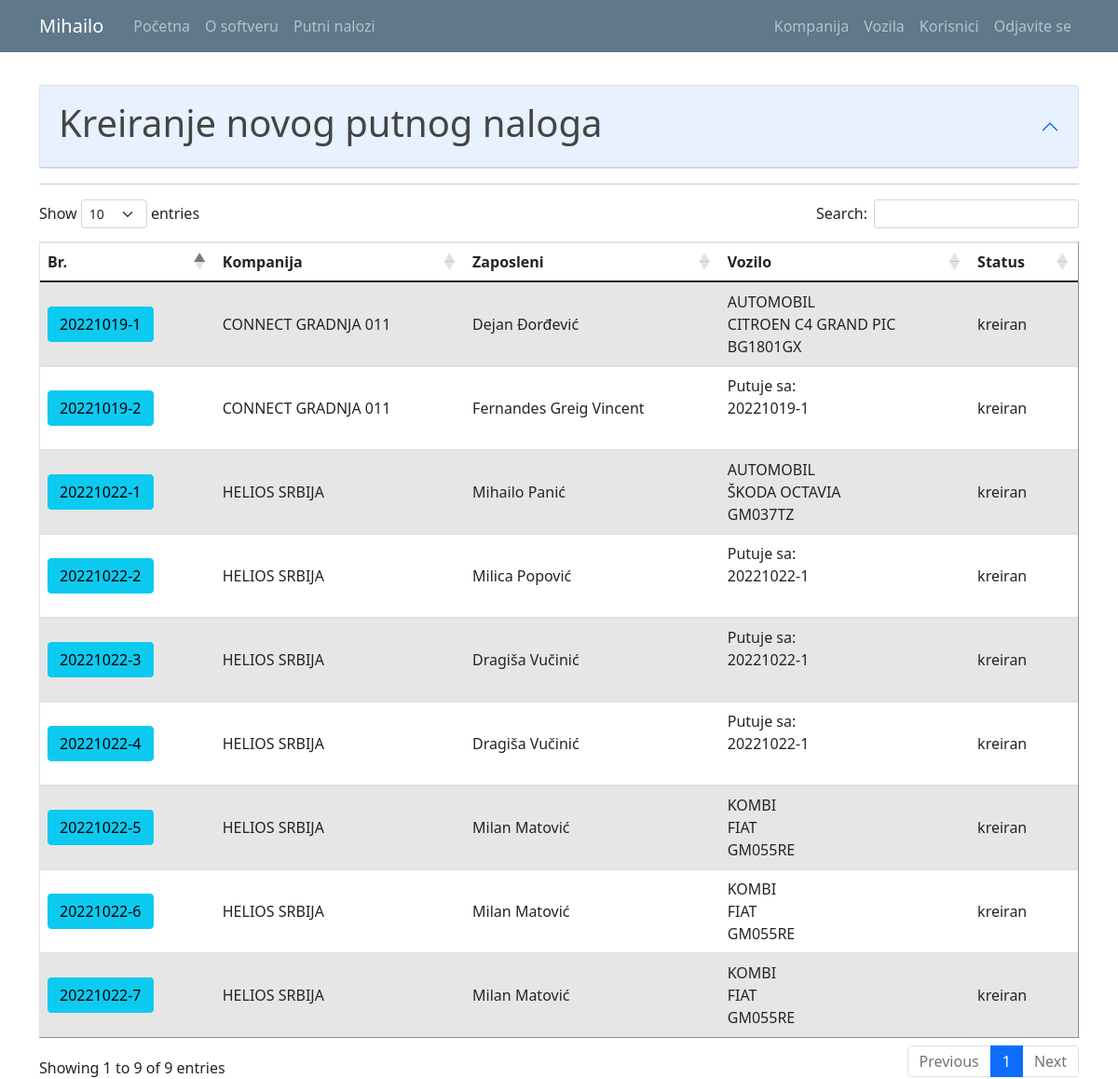
Page /travel_warrant_list (signed in) on the committed database.
### putninalozi/models.py (models this page shows, shortened)
class User(db.Model, UserMixin):
    id = db.Column(db.Integer, primary_key=True)
    email = db.Column(db.String(120), unique=True, nullable=False)
    password = db.Column(db.String(60), nullable = False)
    name = db.Column(db.String(20), unique=False, nullable=False)
    surname = db.Column(db.String(20), unique=False, nullable=False)
    gender = db.Column(db.String(1)) #(0, "srednji"), (1, "muški"), (2, "ženski")
    workplace = db.Column(db.String(20), unique=False, nullable=False)
    authorization = db.Column(db.String(10), nullable = False) # ovde treba da budu tipovi korisnika: S_admin, C_admin, C_user
    company_id = db.Column(db.Integer, db.ForeignKey('company.id'), nullable=True)
    default_vehicle = db.Column(db.Integer) #kod radnika koji imaju svoj auto, da bude podrazumevana vrednost id tog vozila
    travelwarrants = db.relationship('TravelWarrant', backref='travelwarrant_user', lazy=True)

class TravelWarrant(db.Model):
    travel_warrant_id = db.Column(db.Integer, primary_key=True)
    travel_warrant_number = db.Column(db.String(50), nullable=False)
    user_id = db.Column(db.Integer, db.ForeignKey('user.id'), nullable=False)
    with_task = db.Column(db.String(50), nullable=False)
    company_id = db.Column(db.Integer, db.ForeignKey('company.id'), nullable=False)
    abroad_contry = db.Column(db.String(50), nullable=True)
    relation = db.Column(db.String(150), nullable=False)
    start_datetime = db.Column(db.DateTime, nullable=True)
    end_datetime = db.Column(db.DateTime, nullable=True)
    vehicle_id = db.Column(db.Integer, db.ForeignKey('vehicle.id'), nullable=True)
    together_with = db.Column(db.String(50), nullable=True)
    personal_type = db.Column(db.String(50), nullable=True)
    personal_brand = db.Column(db.String(50), nullable=True)
    personal_registration = db.Column(db.String(12), nullable=True)
    other = db.Column(db.String(50), nullable=True) #avion, bus, taksi...
    advance_payment = db.Column(db.Integer, nullable=True)
    advance_payment_currency = db.Column(db.String(5), nullable=False)
    daily_wage = db.Column(db.Integer, nullable=False)
    daily_wage_currency = db.Column(db.String(5), nullable=False)
    costs_pays = db.Column(db.String(50), nullable=False)
    km_start = db.Column(db.Integer, nullable=True)
    km_end = db.Column(db.Integer, nullable=True)
    status = db.Column(db.String(15), nullable=False)
    file_name = db.Column(db.String(100), nullable=True) #za PDF fajl
    text_form = db.Column(db.String(1000), nullable=True) #za tekst forme iz pdf fajla
    expenses = db.relationship('TravelWarrantExpenses', backref='trawelwarrantexpenses_travelwarrant', lazy=True)

class Company(db.Model):
    id = db.Column(db.Integer, primary_key=True)
    companyname = db.Column(db.String(20), unique=True, nullable=False)
    company_address = db.Column(db.String(20), unique=False, nullable=False)
    company_address_number = db.Column(db.String(5), nullable=False)
    company_zip_code = db.Column(db.Integer, nullable=False)
    company_city = db.Column(db.String(20), unique=False, nullable=False)
    company_state = db.Column(db.String(20), unique=False, nullable=False)
    company_pib = db.Column(db.Integer, nullable=False)
    company_mb = db.Column(db.Integer, nullable=False)
    company_site = db.Column(db.String(20), unique=True, nullable=False) #vidi imali neki model tipa db.Link()
    company_mail = db.Column(db.String(120), unique=True, nullable=False)
    company_phone = db.Column(db.Integer, nullable=False)
    company_logo = db.Column(db.String(60), nullable=False)
    cashier_email = db.Column(db.String(120), unique=True, nullable=False) #mejl blagajnika koji će se koristiti kada se zatvrori nalog da pošalje pdf sa preračunatim računima i potrebnoj uplati
    CEO = db.Column(db.String(120), nullable=False) #ime i prezime direkora (osobe) koji odobrava putovanje, akontaciju ...
    users = db.relationship('User', backref='user_company', lazy=True)
    vehicles = db.relationship('Vehicle', backref='vehicle_company', lazy=True)
    travelwarrants = db.relationship('TravelWarrant', backref='travelwarrant_company', lazy=True)

class Vehicle(db.Model):
    id = db.Column(db.Integer, primary_key=True)
    vehicle_type = db.Column(db.String(10), nullable = False)
    vehicle_brand = db.Column(db.String(10), nullable = False)
    vehicle_registration = db.Column(db.String(12), nullable = False)
    company_id = db.Column(db.Integer, db.ForeignKey('company.id'), nullable=False)
    travelwarrants = db.relationship('TravelWarrant', backref='travelwarrant_vehicle', lazy=True)

### putninalozi/travel_warrants/routes.py (the view)
@travel_warrants.route("/travel_warrant_list", methods=['GET', 'POST'])
def travel_warrant_list():
    if not current_user.is_authenticated:
        flash('Da bi ste pristupili ovoj stranici treba da budete ulogovani.', 'danger')
        return redirect(url_for('users.login'))
    warrants = TravelWarrant.query.all()
    form = PreCreateTravelWarrantForm()
    form.user_id.choices = [(0, '----------')] + [(u.id, u.name+ " " + u.surname) for u in db.session.query(User.id,User.name,User.surname).filter_by(company_id=current_user.user_company.id).order_by('name').all()]
    if form.validate_on_submit():
        korisnik_id = form.user_id.data
        datum = form.start_datetime.data
        return redirect(url_for('travel_warrants.register_tw',korisnik_id=korisnik_id, datum=datum))
    return render_template('travel_warrant_list.html', title='Travel Warrants', warrants=warrants, form=form)

### putninalozi/travel_warrants/forms.py
class PreCreateTravelWarrantForm(FlaskForm):
    user_id = SelectField('Zaposleni:', validators=[DataRequired()], choices=[]) #[(u.id, u.name+" " + u.surname) for u in db.session.query(User.id,User.name,User.surname).all()]) #umesto users: db.session.query(User.id,User.name,User.surname).all()
    start_datetime = DateTimeField('Polazno vreme: ', format='%Y-%m-%dT%H:%M', validators=[DataRequired()])
    submit = SubmitField('Dalje')

### putninalozi/models.py (called while the page is built)
@login_manager.user_loader
def load_user(user_id):
    return User.query.get(int(user_id))

### putninalozi/templates/travel_warrant_list.html (shortened to what this page needs)
{% extends "layout.html" %}
{% block content %}
{% if current_user.authorization != 'c_user' %}
<form method="POST" action="">
  {{ form.hidden_tag() }}
  <div id="accordionZero">
    <br>
    <div class="accordion" id="accordionZero">
      <div class="accordion-item">
        <div class="accordion-header" id="headingZero">
          <button type="button" class="accordion-button" data-toggle="collapse" data-target="#collapseZero" aria-expanded="false" aria-controls="collapseZero">
            <h1>Kreiranje novog putnog naloga</h1>
          </button>
        </div>
      </div>
    </div>
  </div>
{% endif %}
<hr>
<table id="data" border="1" class="table table-striped">
  {% if current_user.authorization == 's_admin' %}
    <thead>
      <tr id="header">
        <th>Br.</th>
        <th>Kompanija</th>
        <th>Zaposleni</th>
        <th>Vozilo</th>
        <th>Status</th>
      </tr>
    </thead>
    <tbody>
      {% for warrant in warrants %}
        <tr>
          <td class="align-middle"> <a class="mr-2 btn btn-info" href="{{ url_for('travel_warrants.travel_warrant_profile', warrant_id=warrant.travel_warrant_id) }}" role="button" title="Uredi Putni Nalog"> {{ warrant.travel_warrant_number }} </a> </td>
          <td class="align-middle"> {{ warrant.travelwarrant_company.companyname }} </td>
          <td class="align-middle"> {{ warrant.travelwarrant_user.name }} {{ warrant.travelwarrant_user.surname }} </td>
          <td class="align-middle"> {% if warrant.together_with %} Putuje sa: <br> {{warrant.together_with}} {% endif %} {{ warrant.other }} {{ warrant.personal_type }} {{ warrant.travelwarrant_vehicle.vehicle_type }} <br> {{warrant.travelwarrant_vehicle.vehicle_brand}} <br> {{warrant.travelwarrant_vehicle.vehicle_registration}} </td>
          <td class="align-middle"> {{ warrant.status }} </td>
        </tr>
      {% endfor %}
    </tbody>
  {% endif %}
</table>
</form>
{% endblock content%}

### putninalozi/templates/layout.html (shortened to what this page needs)
<!doctype html>
<html lang="en">
  <head>
    <link rel="stylesheet" href="https://cdn.jsdelivr.net/npm/bootstrap@4.3.1/dist/css/bootstrap.min.css">
    <link rel="stylesheet" type="text/css" href="{{ url_for('static', filename='main.css') }}">
    <link href="https://cdn.jsdelivr.net/npm/bootstrap@5.0.1/dist/css/bootstrap.min.css" rel="stylesheet">
    <link rel="stylesheet" type="text/css" href="https://cdn.datatables.net/1.10.25/css/dataTables.bootstrap5.css">
  </head>
  <body>
    <header class="site-header">
      <nav class="navbar navbar-expand-md navbar-dark bg-steel fixed-top">
        <div class="container">
          <a class="navbar-brand mr-4" href="/">{{ current_user.name }}</a>
          <div class="collapse navbar-collapse" id="navbarToggle">
            <div class="navbar-nav mr-auto">
              {% if current_user.is_authenticated %}
                <a class="nav-item nav-link" href="{{ url_for('main.home') }}">Početna</a>
                <a class="nav-item nav-link" href="{{ url_for('main.about') }}">O softveru</a>
                <a class="nav-item nav-link" href="{{ url_for('travel_warrants.travel_warrant_list') }}">Putni nalozi</a>
              {% else %}
                <a class="nav-item nav-link" href="{{ url_for('main.home') }}">Početna</a>
                <a class="nav-item nav-link" href="{{ url_for('main.about') }}">O softveru</a>
              {% endif %}
            </div>
            <div class="navbar-nav">
              {% if current_user.is_authenticated %}
                {% if current_user.authorization == 's_admin' %}
                  <a class="nav-item nav-link" href="{{ url_for('companys.company_list') }}">Kompanija</a>
                  <a class="nav-item nav-link" href="{{ url_for('vehicles.vehicle_list') }}">Vozila</a>
                  <a class="nav-item nav-link" href="{{ url_for('users.user_list') }}">Korisnici</a>
                  <a class="nav-item nav-link" href="{{ url_for('users.logout') }}">Odjavite se</a>
                {% else %}
                  <a class="nav-item nav-link" href="{{ url_for('users.logout') }}">Odjavite se</a>
                {% endif %}
              {% else %}
                <a class="nav-item nav-link" href="{{ url_for('users.login') }}">Prijavljivanje</a>
              {% endif %}
            </div>
          </div>
        </div>
      </nav>
    </header>
    <main role="main" class="container">
      <div class="row">
        <div class="col-md-12">
          {% block content %}{% endblock %}
        </div>
      </div>
    </main>
  </body>
</html>

### putninalozi/static/main.css (style rules this page uses)
body { background: #fafafa; color: #333333; margin-top: 5rem; }
h1, h2, h3, h4, h5, h6 { color: #444444; }
.bg-steel { background-color: #5f788a; }
.site-header .navbar-nav .nav-link { color: #cbd5db; }

### rows in the picture
User: name "Mihailo"
TravelWarrant: travel_warrant_number "20221019-1", travelwarrant_company.companyname "CONNECT GRADNJA 011", travelwarrant_user.name "Dejan", travelwarrant_user.surname "Đorđević", travelwarrant_vehicle.vehicle_type "AUTOMOBIL", travelwarrant_vehicle.vehicle_brand "CITROEN C4 GRAND PIC", travelwarrant_vehicle.vehicle_registration "BG1801GX", status "kreiran"
TravelWarrant: travel_warrant_number "20221019-2", travelwarrant_company.companyname "CONNECT GRADNJA 011", travelwarrant_user.name "Fernandes", travelwarrant_user.surname "Greig Vincent", together_with "20221019-1", status "kreiran"
TravelWarrant: travel_warrant_number "20221022-1", travelwarrant_company.companyname "HELIOS SRBIJA", travelwarrant_user.name "Mihailo", travelwarrant_user.surname "Panić", travelwarrant_vehicle.vehicle_type "AUTOMOBIL", travelwarrant_vehicle.vehicle_brand "ŠKODA OCTAVIA", travelwarrant_vehicle.vehicle_registration "GM037TZ", status "kreiran"
TravelWarrant: travel_warrant_number "20221022-2", travelwarrant_company.companyname "HELIOS SRBIJA", travelwarrant_user.name "Milica", travelwarrant_user.surname "Popović", together_with "20221022-1", status "kreiran"
TravelWarrant: travel_warrant_number "20221022-3", travelwarrant_company.companyname "HELIOS SRBIJA", travelwarrant_user.name "Dragiša", travelwarrant_user.surname "Vučinić", together_with "20221022-1", status "kreiran"
TravelWarrant: travel_warrant_number "20221022-4", travelwarrant_company.companyname "HELIOS SRBIJA", travelwarrant_user.name "Dragiša", travelwarrant_user.surname "Vučinić", together_with "20221022-1", status "kreiran"
TravelWarrant: travel_warrant_number "20221022-5", travelwarrant_company.companyname "HELIOS SRBIJA", travelwarrant_user.name "Milan", travelwarrant_user.surname "Matović", travelwarrant_vehicle.vehicle_type "KOMBI", travelwarrant_vehicle.vehicle_brand "FIAT", travelwarrant_vehicle.vehicle_registration "GM055RE", status "kreiran"
TravelWarrant: travel_warrant_number "20221022-6", travelwarrant_company.companyname "HELIOS SRBIJA", travelwarrant_user.name "Milan", travelwarrant_user.surname "Matović", travelwarrant_vehicle.vehicle_type "KOMBI", travelwarrant_vehicle.vehicle_brand "FIAT", travelwarrant_vehicle.vehicle_registration "GM055RE", status "kreiran"
TravelWarrant: travel_warrant_number "20221022-7", travelwarrant_company.companyname "HELIOS SRBIJA", travelwarrant_user.name "Milan", travelwarrant_user.surname "Matović", travelwarrant_vehicle.vehicle_type "KOMBI", travelwarrant_vehicle.vehicle_brand "FIAT", travelwarrant_vehicle.vehicle_registration "GM055RE", status "kreiran"

### other values in the picture
form field value "10"
